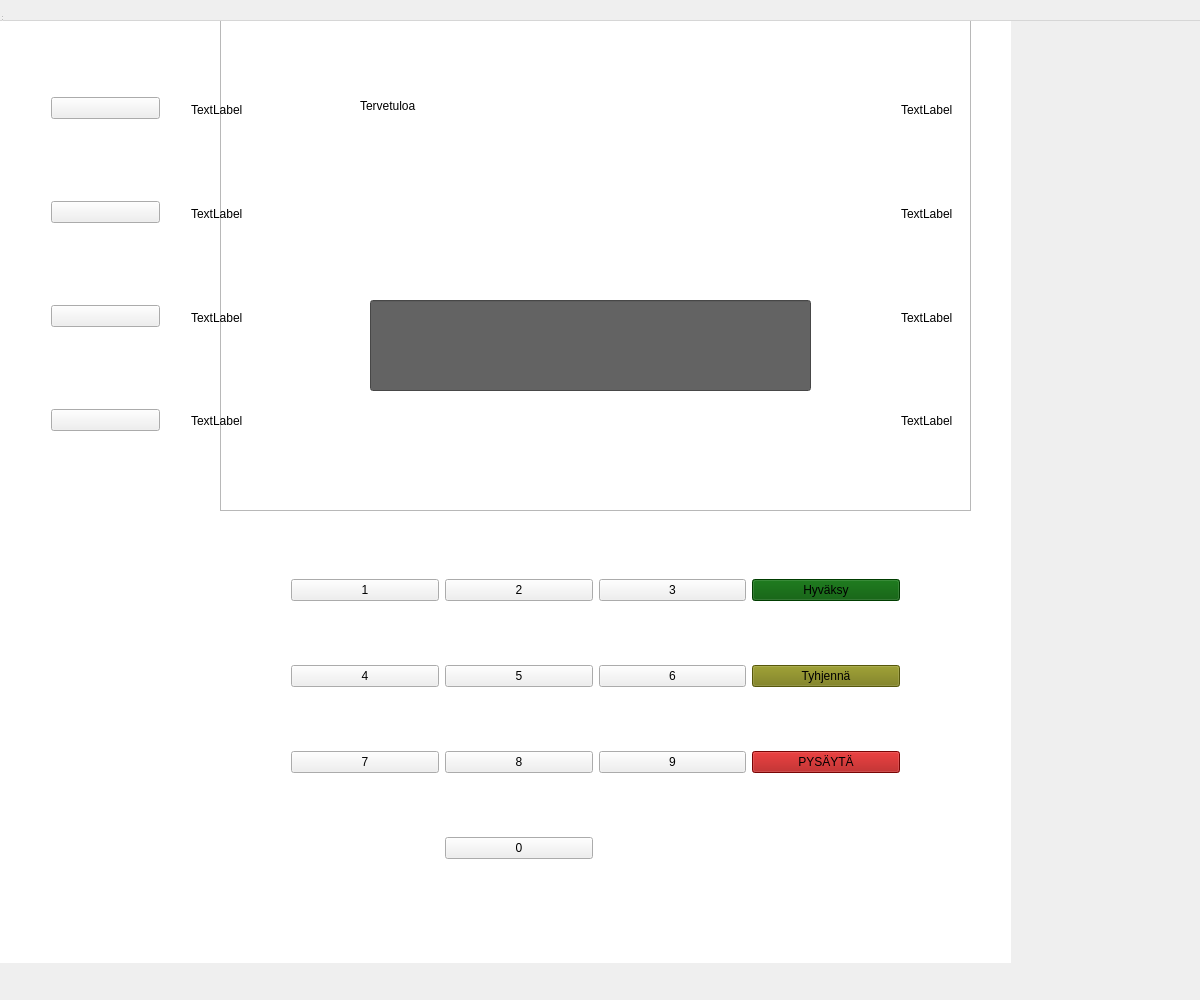
<?xml version="1.0" encoding="UTF-8"?>
<ui version="4.0">
 <class>Form</class>
 <widget class="QWidget" name="nappiversio">
  <property name="geometry">
   <rect>
    <x>0</x>
    <y>0</y>
    <width>1200</width>
    <height>1000</height>
   </rect>
  </property>
  <property name="windowTitle">
   <string>Form</string>
  </property>
  <property name="styleSheet">
   <string notr="true"/>
  </property>
  <widget class="QWidget" name="centralWidget">
   <widget class="QGraphicsView" name="graphicsView">
    <property name="geometry">
     <rect>
      <x>220</x>
      <y>10</y>
      <width>751</width>
      <height>501</height>
     </rect>
    </property>
    <property name="styleSheet">
     <string notr="true">background-image: url(:/doge.png);</string>
    </property>
   </widget>
   <widget class="QLineEdit" name="lineEdit">
    <property name="geometry">
     <rect>
      <x>370</x>
      <y>300</y>
      <width>441</width>
      <height>91</height>
     </rect>
    </property>
    <property name="styleSheet">
     <string notr="true">background-color: rgb(99, 99, 99);</string>
    </property>
   </widget>
   <widget class="QWidget" name="gridLayoutWidget">
    <property name="geometry">
     <rect>
      <x>280</x>
      <y>510</y>
      <width>631</width>
      <height>421</height>
     </rect>
    </property>
    <layout class="QGridLayout" name="gridLayout">
     <item row="0" column="1">
      <layout class="QGridLayout" name="gridLayout_3">
       <item row="0" column="0">
        <widget class="QPushButton" name="pushButton_7">
         <property name="text">
          <string>2</string>
         </property>
         <property name="autoRepeatInterval">
          <number>96</number>
         </property>
        </widget>
       </item>
      </layout>
     </item>
     <item row="3" column="1">
      <widget class="QPushButton" name="pushButton_24">
       <property name="text">
        <string>0</string>
       </property>
      </widget>
     </item>
     <item row="1" column="3">
      <widget class="QPushButton" name="pushButton_22">
       <property name="styleSheet">
        <string notr="true">background-color: rgb(120, 122, 15);</string>
       </property>
       <property name="text">
        <string>Tyhjennä</string>
       </property>
      </widget>
     </item>
     <item row="2" column="3">
      <widget class="QPushButton" name="pushButton_23">
       <property name="styleSheet">
        <string notr="true">background-color: rgb(168, 6, 6);</string>
       </property>
       <property name="text">
        <string>PYSÄYTÄ</string>
       </property>
      </widget>
     </item>
     <item row="0" column="3">
      <layout class="QGridLayout" name="gridLayout_4">
       <item row="0" column="0">
        <widget class="QPushButton" name="pushButton_21">
         <property name="styleSheet">
          <string notr="true">background-color: rgb(0, 85, 0);</string>
         </property>
         <property name="text">
          <string>Hyväksy</string>
         </property>
        </widget>
       </item>
      </layout>
     </item>
     <item row="0" column="0">
      <widget class="QPushButton" name="pushButton_5">
       <property name="text">
        <string>1</string>
       </property>
      </widget>
     </item>
     <item row="1" column="0">
      <widget class="QPushButton" name="pushButton_4">
       <property name="text">
        <string>4</string>
       </property>
      </widget>
     </item>
     <item row="0" column="2">
      <widget class="QPushButton" name="pushButton_16">
       <property name="text">
        <string>3</string>
       </property>
      </widget>
     </item>
     <item row="2" column="2">
      <widget class="QPushButton" name="pushButton_20">
       <property name="sizePolicy">
        <sizepolicy hsizetype="Preferred" vsizetype="Fixed">
         <horstretch>0</horstretch>
         <verstretch>0</verstretch>
        </sizepolicy>
       </property>
       <property name="text">
        <string>9</string>
       </property>
      </widget>
     </item>
     <item row="1" column="2">
      <widget class="QPushButton" name="pushButton_19">
       <property name="text">
        <string>6</string>
       </property>
      </widget>
     </item>
     <item row="1" column="1">
      <widget class="QPushButton" name="pushButton_8">
       <property name="text">
        <string>5</string>
       </property>
      </widget>
     </item>
     <item row="2" column="1">
      <widget class="QPushButton" name="pushButton_15">
       <property name="text">
        <string>8</string>
       </property>
      </widget>
     </item>
     <item row="2" column="0">
      <layout class="QGridLayout" name="gridLayout_2">
       <item row="0" column="0">
        <widget class="QPushButton" name="pushButton_6">
         <property name="text">
          <string>7</string>
         </property>
        </widget>
       </item>
      </layout>
     </item>
    </layout>
   </widget>
   <widget class="QWidget" name="verticalLayoutWidget">
    <property name="geometry">
     <rect>
      <x>40</x>
      <y>10</y>
      <width>131</width>
      <height>511</height>
     </rect>
    </property>
    <layout class="QVBoxLayout" name="verticalLayout_2">
     <item>
      <widget class="QPushButton" name="pushButton_2">
       <property name="text">
        <string/>
       </property>
      </widget>
     </item>
     <item>
      <widget class="QPushButton" name="pushButton_3">
       <property name="text">
        <string/>
       </property>
      </widget>
     </item>
     <item>
      <widget class="QPushButton" name="pushButton_9">
       <property name="text">
        <string/>
       </property>
      </widget>
     </item>
     <item>
      <widget class="QPushButton" name="pushButton">
       <property name="text">
        <string/>
       </property>
      </widget>
     </item>
    </layout>
   </widget>
   <widget class="QWidget" name="verticalLayoutWidget_2">
    <property name="geometry">
     <rect>
      <x>180</x>
      <y>50</y>
      <width>111</width>
      <height>431</height>
     </rect>
    </property>
    <layout class="QVBoxLayout" name="verticalLayout_3">
     <item>
      <widget class="QLabel" name="label_2">
       <property name="text">
        <string>TextLabel</string>
       </property>
      </widget>
     </item>
     <item>
      <widget class="QLabel" name="label_4">
       <property name="text">
        <string>TextLabel</string>
       </property>
      </widget>
     </item>
     <item>
      <widget class="QLabel" name="label_3">
       <property name="text">
        <string>TextLabel</string>
       </property>
      </widget>
     </item>
     <item>
      <widget class="QLabel" name="label">
       <property name="text">
        <string>TextLabel</string>
       </property>
      </widget>
     </item>
    </layout>
   </widget>
   <widget class="QGraphicsView" name="graphicsView_2">
    <property name="geometry">
     <rect>
      <x>-235</x>
      <y>-179</y>
      <width>1481</width>
      <height>1321</height>
     </rect>
    </property>
   </widget>
   <widget class="QWidget" name="verticalLayoutWidget_3">
    <property name="geometry">
     <rect>
      <x>1010</x>
      <y>10</y>
      <width>131</width>
      <height>511</height>
     </rect>
    </property>
    <layout class="QVBoxLayout" name="verticalLayout_4">
     <item>
      <widget class="QPushButton" name="pushButton_10">
       <property name="text">
        <string/>
       </property>
      </widget>
     </item>
     <item>
      <widget class="QPushButton" name="pushButton_11">
       <property name="text">
        <string/>
       </property>
      </widget>
     </item>
     <item>
      <widget class="QPushButton" name="pushButton_12">
       <property name="text">
        <string/>
       </property>
      </widget>
     </item>
     <item>
      <widget class="QPushButton" name="pushButton_13">
       <property name="text">
        <string/>
       </property>
      </widget>
     </item>
    </layout>
   </widget>
   <widget class="QWidget" name="verticalLayoutWidget_4">
    <property name="geometry">
     <rect>
      <x>890</x>
      <y>50</y>
      <width>121</width>
      <height>431</height>
     </rect>
    </property>
    <layout class="QVBoxLayout" name="verticalLayout_5">
     <item>
      <widget class="QLabel" name="label_5">
       <property name="layoutDirection">
        <enum>Qt::RightToLeft</enum>
       </property>
       <property name="text">
        <string>TextLabel</string>
       </property>
      </widget>
     </item>
     <item>
      <widget class="QLabel" name="label_6">
       <property name="text">
        <string>TextLabel</string>
       </property>
      </widget>
     </item>
     <item>
      <widget class="QLabel" name="label_7">
       <property name="text">
        <string>TextLabel</string>
       </property>
      </widget>
     </item>
     <item>
      <widget class="QLabel" name="label_8">
       <property name="layoutDirection">
        <enum>Qt::RightToLeft</enum>
       </property>
       <property name="text">
        <string>TextLabel</string>
       </property>
      </widget>
     </item>
    </layout>
   </widget>
   <widget class="QLabel" name="label_9">
    <property name="geometry">
     <rect>
      <x>360</x>
      <y>80</y>
      <width>511</width>
      <height>51</height>
     </rect>
    </property>
    <property name="text">
     <string>Tervetuloa </string>
    </property>
   </widget>
   <zorder>graphicsView_2</zorder>
   <zorder>graphicsView</zorder>
   <zorder>lineEdit</zorder>
   <zorder>gridLayoutWidget</zorder>
   <zorder>verticalLayoutWidget</zorder>
   <zorder>verticalLayoutWidget_2</zorder>
   <zorder>verticalLayoutWidget_3</zorder>
   <zorder>verticalLayoutWidget_4</zorder>
   <zorder>label_9</zorder>
  </widget>
  <widget class="QMenuBar" name="menuBar">
   <property name="geometry">
    <rect>
     <x>0</x>
     <y>0</y>
     <width>1200</width>
     <height>21</height>
    </rect>
   </property>
  </widget>
  <widget class="QToolBar" name="mainToolBar">
   <attribute name="toolBarArea">
    <enum>TopToolBarArea</enum>
   </attribute>
   <attribute name="toolBarBreak">
    <bool>false</bool>
   </attribute>
  </widget>
  <widget class="QStatusBar" name="statusBar"/>
  <widget class="QToolBar" name="toolBar">
   <property name="windowTitle">
    <string>toolBar</string>
   </property>
   <attribute name="toolBarArea">
    <enum>TopToolBarArea</enum>
   </attribute>
   <attribute name="toolBarBreak">
    <bool>false</bool>
   </attribute>
  </widget>
 </widget>
 <layoutdefault spacing="6" margin="11"/>
 <resources/>
 <connections/>
</ui>
